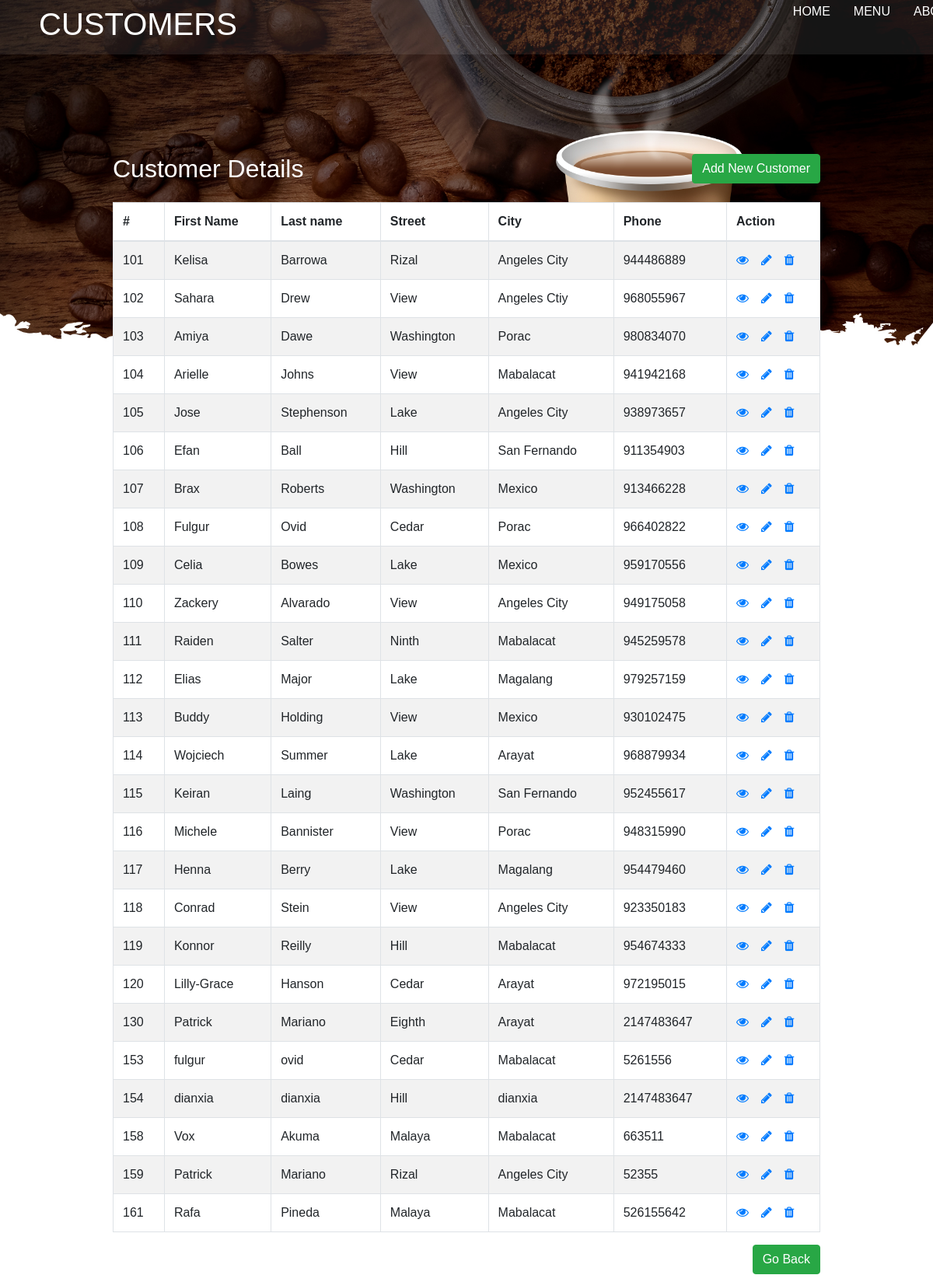
The app's page /customers.php (signed in) with its own data.
### tables this page shows
CREATE TABLE `customers` (
  `CUSTOMER_ID` int(3) NOT NULL,
  `FNAME` varchar(15) DEFAULT NULL,
  `LNAME` varchar(15) DEFAULT NULL,
  `STREET` varchar(50) DEFAULT NULL,
  `CITY` varchar(30) DEFAULT NULL,
  `PHONE` int(12) DEFAULT NULL
);

### customers.php (the view, shortened to what this page needs)
<!DOCTYPE html>
<html lang="en">
<head>
    <link rel="stylesheet" href="https://stackpath.bootstrapcdn.com/bootstrap/4.5.2/css/bootstrap.min.css">
    <link rel="stylesheet" href="https://maxcdn.bootstrapcdn.com/font-awesome/4.7.0/css/font-awesome.min.css">
    <link rel="stylesheet" href="css/navbar.css">
</head>
<body>
    <header class="amen">
<div class="logo"><h1 class="title">Customers</h1></div>
            <ul>
                <li><a href="index.php">Home</a></li>
                <li><a href="menu-guest.php">Menu</a></li>
                <li><a href="about.php">About</a></li>
            </ul>
    </header>
    <div class="wrapper">
        <div class="container-fluid">
            <div class="row">
                <div class="col-md-12">
                    <div class="mt-5 mb-3 clearfix">
                        <h2 class="pull-left">Customer Details</h2>
                        <a href="customer-create.php" class="btn btn-success pull-right">Add New Customer</a>
                    </div>
                    <?php
                    require_once "config.php";
                    $sql = "SELECT * FROM customers";
                    if($result = mysqli_query($link, $sql)){
                        if(mysqli_num_rows($result) > 0){
                            echo '<table class="table table-bordered table-striped">';
                                echo "<thead>";
                                    echo "<tr>";
                                        echo "<th>#</th>";
                                        echo "<th>First Name</th>";
                                        echo "<th>Last name</th>";
                                        echo "<th>Street</th>";
                                        echo "<th>City</th>";
                                        echo "<th>Phone</th>";
                                        echo "<th>Action</th>";
                                    echo "</tr>";
                                echo "</thead>";
                                echo "<tbody>";
                                while($row = mysqli_fetch_array($result)){
                                    echo "<tr>";
                                        echo "<td>" . $row['CUSTOMER_ID'] . "</td>";
                                        echo "<td>" . $row['FNAME'] . "</td>";
                                        echo "<td>" . $row['LNAME'] . "</td>";
                                        echo "<td>" . $row['STREET'] . "</td>";
                                        echo "<td>" . $row['CITY'] . "</td>";
                                        echo "<td>" . $row['PHONE'] . "</td>";
                                        echo "<td>";
                                            echo '<a href="customer-read.php?id='. $row['CUSTOMER_ID'] .'" class="mr-3" title="View Record" data-toggle="tooltip"><span class="fa fa-eye"></span></a>';
                                            echo '<a href="customers-update.php?id='. $row['CUSTOMER_ID'] .'" class="mr-3" title="Update Record" data-toggle="tooltip"><span class="fa fa-pencil"></span></a>';
                                            echo '<a href="customer-delete.php?id='. $row['CUSTOMER_ID'] .'" title="Delete Record" data-toggle="tooltip"><span class="fa fa-trash"></span></a>';
                                        echo "</td>";
                                    echo "</tr>";
                                }
                                echo "</tbody>";
                            echo "</table>";
                        } else{
                            echo '<div class="alert alert-danger"><em>No records were found.</em></div>';
                        }
                    } else{
                        echo "Oops! Something went wrong. Please try again later.";
                    }
                    ?>
                    <a href="index.php" class="btn btn-success pull-right">Go Back </a>
                </div>
            </div>
        </div>
    </div>
</body>
</html>

### css/navbar.css (style rules this page uses)
* { margin: 0; padding: 0; box-sizing: border-box; font-family: Arial; }
header { width:100%; height: 70px; display: flex; align-items: center; position: fixed; background: rgba(255, 255, 255, 0.081); }
header .logo { flex: 1; color:rgb(255, 255, 255); margin-left: 50px; text-transform: uppercase; font-size: 15px; }
header ul { flex:2; display: flex; margin-left: 700px; }
header ul li { list-style: none; }
header ul li a { text-decoration: none; color:rgb(255, 255, 255); font-weight: 250; text-transform: uppercase; padding: 10px 15px; }

### records on screen
customers: CUSTOMER_ID "101", FNAME "Kelisa", LNAME "Barrowa", STREET "Rizal", CITY "Angeles City", PHONE "944486889"
customers: CUSTOMER_ID "102", FNAME "Sahara", LNAME "Drew", STREET "View", CITY "Angeles Ctiy", PHONE "968055967"
customers: CUSTOMER_ID "103", FNAME "Amiya", LNAME "Dawe", STREET "Washington", CITY "Porac", PHONE "980834070"
customers: CUSTOMER_ID "104", FNAME "Arielle", LNAME "Johns", STREET "View", CITY "Mabalacat", PHONE "941942168"
customers: CUSTOMER_ID "105", FNAME "Jose", LNAME "Stephenson", STREET "Lake", CITY "Angeles City", PHONE "938973657"
customers: CUSTOMER_ID "106", FNAME "Efan", LNAME "Ball", STREET "Hill", CITY "San Fernando", PHONE "911354903"
customers: CUSTOMER_ID "107", FNAME "Brax", LNAME "Roberts", STREET "Washington", CITY "Mexico", PHONE "913466228"
customers: CUSTOMER_ID "108", FNAME "Fulgur", LNAME "Ovid", STREET "Cedar", CITY "Porac", PHONE "966402822"
customers: CUSTOMER_ID "109", FNAME "Celia", LNAME "Bowes", STREET "Lake", CITY "Mexico", PHONE "959170556"
customers: CUSTOMER_ID "110", FNAME "Zackery", LNAME "Alvarado", STREET "View", CITY "Angeles City", PHONE "949175058"
customers: CUSTOMER_ID "111", FNAME "Raiden", LNAME "Salter", STREET "Ninth", CITY "Mabalacat", PHONE "945259578"
customers: CUSTOMER_ID "112", FNAME "Elias", LNAME "Major", STREET "Lake", CITY "Magalang", PHONE "979257159"
customers: CUSTOMER_ID "113", FNAME "Buddy", LNAME "Holding", STREET "View", CITY "Mexico", PHONE "930102475"
customers: CUSTOMER_ID "114", FNAME "Wojciech", LNAME "Summer", STREET "Lake", CITY "Arayat", PHONE "968879934"
customers: CUSTOMER_ID "115", FNAME "Keiran", LNAME "Laing", STREET "Washington", CITY "San Fernando", PHONE "952455617"
customers: CUSTOMER_ID "116", FNAME "Michele", LNAME "Bannister", STREET "View", CITY "Porac", PHONE "948315990"
customers: CUSTOMER_ID "117", FNAME "Henna", LNAME "Berry", STREET "Lake", CITY "Magalang", PHONE "954479460"
customers: CUSTOMER_ID "118", FNAME "Conrad", LNAME "Stein", STREET "View", CITY "Angeles City", PHONE "923350183"
customers: CUSTOMER_ID "119", FNAME "Konnor", LNAME "Reilly", STREET "Hill", CITY "Mabalacat", PHONE "954674333"
customers: CUSTOMER_ID "120", FNAME "Lilly-Grace", LNAME "Hanson", STREET "Cedar", CITY "Arayat", PHONE "972195015"
customers: CUSTOMER_ID "130", FNAME "Patrick", LNAME "Mariano", STREET "Eighth", CITY "Arayat", PHONE "2147483647"
customers: CUSTOMER_ID "153", FNAME "fulgur", LNAME "ovid", STREET "Cedar", CITY "Mabalacat", PHONE "5261556"
customers: CUSTOMER_ID "154", FNAME "dianxia", LNAME "dianxia", STREET "Hill", CITY "dianxia", PHONE "2147483647"
customers: CUSTOMER_ID "158", FNAME "Vox", LNAME "Akuma", STREET "Malaya", CITY "Mabalacat", PHONE "663511"
customers: CUSTOMER_ID "159", FNAME "Patrick", LNAME "Mariano", STREET "Rizal", CITY "Angeles City", PHONE "52355"
customers: CUSTOMER_ID "161", FNAME "Rafa", LNAME "Pineda", STREET "Malaya", CITY "Mabalacat", PHONE "526155642"
